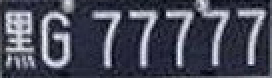
%> input picture Ⅰ类文件分割/I类/黑G77777.jpg, 136 x 39 px (shown 2 times larger)
$ octave heiG77777.m   (GNU Octave 9; MATLAB toolbox functions it lacks are replaced by stand-ins)
%> lines starting %> are read from the running program, lines starting %| are printed output that depends on the picture; in (x1, y1, x2, y2) boxes, pixels count from 0 and x2, y2 are one past the last pixel; in counts of white or black regions, pixels touching at a corner belong together; the program's own positions count from 1
%%
clear;
close all;
clc;

%% 读取图像
img = imread('黑G77777.jpg');
%> img is the input picture: size 39x136x3 uint8; mean R, G, B 73.1, 75.4, 90.3
subplot(3,3, 1);
imshow(img);
title('车牌图像');

%% 灰度处理
img1 = rgb2gray(img);    % RGB图像转灰度图像
subplot(3,3,2);
imshow(img1);
title('灰度图像');
subplot(3,3,3);
imhist(img1);
title('灰度处理后的灰度直方图');

%% 边缘提取
img4 = edge(img1, 'roberts', 0.15, 'both');
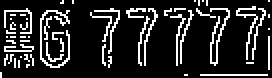
%> img4: size 39x136 logical (shown 2 times larger); 15.6% white in thin lines or dots
subplot(3,3,4);
imshow(img4);
title('roberts算子边缘检测');

%% 平滑图像，图像膨胀
se = strel('rectangle', [50,30]);
img5 = imclose(img4, se);
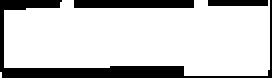
%> img5: size 39x136 logical (shown 2 times larger); 79.2% white; 3 black regions, box (x1, y1, x2, y2) and area: (0, 0, 136, 39) 771, (37, 0, 97, 4) 240, (104, 0, 134, 3) 90
subplot(3,3,5);
imshow(img5);
title('平滑图像的轮廓');

%% 从图像中删除所有少于2200像素8邻接
img6 = bwareaopen(img5, 2200);
%> img6: size 39x136 logical; 79.2% white; 3 black regions, box (x1, y1, x2, y2) and area: (0, 0, 136, 39) 774, (37, 0, 97, 4) 240, (104, 0, 134, 3) 90
subplot(3,3,6);
imshow(img6);
title('从图像中移除小对象');

%% 切割出图像
[y, x, z] = size(img6);
%> y = 39; x = 136; z = 1
img7 = double(img6);    % 转成双精度浮点型

% 车牌的蓝色区域
% Y方向
blue_Y = zeros(y, 1);
for i = 1:y
    for j = 1:x
        if(img7(i, j) == 1) % 判断车牌位置区域
            blue_Y(i, 1) = blue_Y(i, 1) + 1;    % 像素点统计
        end
    end
end
%> after the loop, blue_Y = 39 values, max 133 at index 6, min 0 at index 39, mean 107.7

% 找到Y坐标的最小值
img_Y1 = 1;
while (blue_Y(img_Y1) < 5) && (img_Y1 < y)
    img_Y1 = img_Y1 + 1;
end
%> this loop made 0 passes
%> after the loop, img_Y1 = 1

% 找到Y坐标的最大值
img_Y2 = y;
%> img_Y2 = 39
while (blue_Y(img_Y2) < 5) && (img_Y2 > img_Y1)
    img_Y2 = img_Y2 - 1;
end
%> this loop made 1 pass
%> img_Y2 on pass 1: 38

% x方向
blue_X = zeros(1, x);
for j = 1:x
    for i = 1:y
        if(img7(i, j) == 1) % 判断车牌位置区域
            blue_X(1, j) = blue_X(1, j) + 1;
        end
    end
end
%> after the loop, blue_X = 136 values, max 38 at index 98, min 0 at index 1, mean 30.88

% 找到x坐标的最小值
img_X1 = 1;
while (blue_X(1, img_X1) < 5) && (img_X1 < x)
    img_X1 = img_X1 + 1;
end
%> this loop made 2 passes
%> img_X1 on passes 1 to 2: 2, 3

% 找到x坐标的最小值
img_X2 = x;
%> img_X2 = 136
while (blue_X(1, img_X2) < 5) && (img_X2 > img_X1)
    img_X2 = img_X2 - 1;
end
%> this loop made 1 pass
%> img_X2 on pass 1: 135

% 对图像进行裁剪
img8 = img(img_Y1:img_Y2, img_X1:img_X2, :);
subplot(3,3,7);
imshow(img8);
title('定位剪切后的彩色车牌图像')
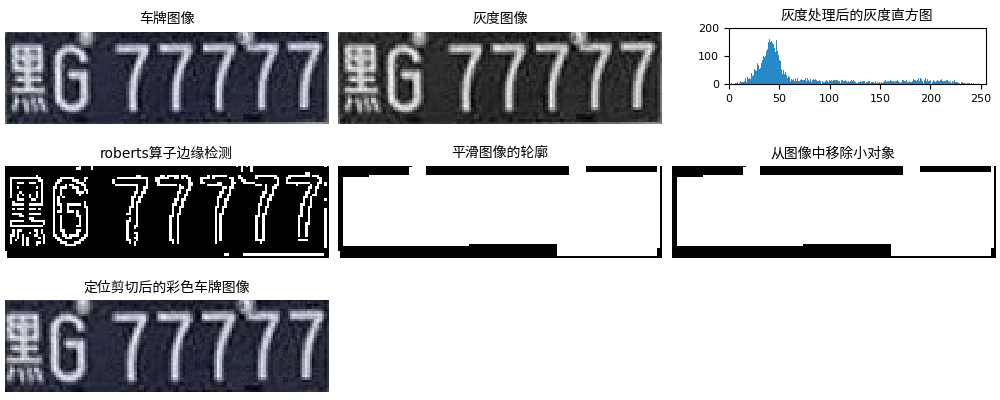
%> figure redrawn from the program's plot data, 7 panels

% 保存提取出来的车牌图像
imwrite(img8, '车牌图像.jpg');

%% 对车牌图像作图像预处理
plate_img = imread('车牌图像.jpg');
plate_img=img8;

% 转换成灰度图像
plate_img1 = rgb2gray(plate_img);    % RGB图像转灰度图像
figure;
subplot(3, 3, 1);
imshow(plate_img1);
title('灰度图像');
subplot(3, 3, 2);
imhist(plate_img1);
title('灰度处理后的灰度直方图');

%将图像锐化
Ig2=double(plate_img1);
w=fspecial('laplacian',0);
g1=imfilter(plate_img1,w,'replicate');
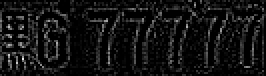
%> g1: size 38x133 uint8 (shown 2 times larger); min 0, max 238, mean 18.5
plate_img1=plate_img1-3*g1;
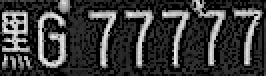
%> plate_img1: size 38x133 uint8 (shown 2 times larger); min 0, max 253, mean 56.8
subplot(3,3,3);
imshow(plate_img1);
title('锐化图');


% 直方图均衡化
plate_img2 = histeq(plate_img1);
subplot(3,3,4);
imshow(plate_img2);
title('直方图均衡化的图像');
subplot(3,3,5);
imhist(plate_img2);
title('直方图');

%除去椒盐噪声
plate_img2 = medfilt2(plate_img2);
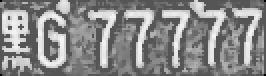
%> plate_img2: size 38x133 uint8 (shown 2 times larger); min 0, max 247, mean 137.2
subplot(3,3,6);
imshow(plate_img2);
title('除去椒盐噪声');

% 二值化处理
plate_img3 = im2bw(plate_img2, 0.7);
%> plate_img3: size 38x133 logical; 25.6% white; 13 white regions (4 under 20 px), largest, box (x1, y1, x2, y2) and area: (19, 6, 33, 34) 227, (1, 5, 15, 27) 210, (95, 0, 113, 33) 168
subplot(3,3,7);
imshow(plate_img3);
title('车牌二值图像');
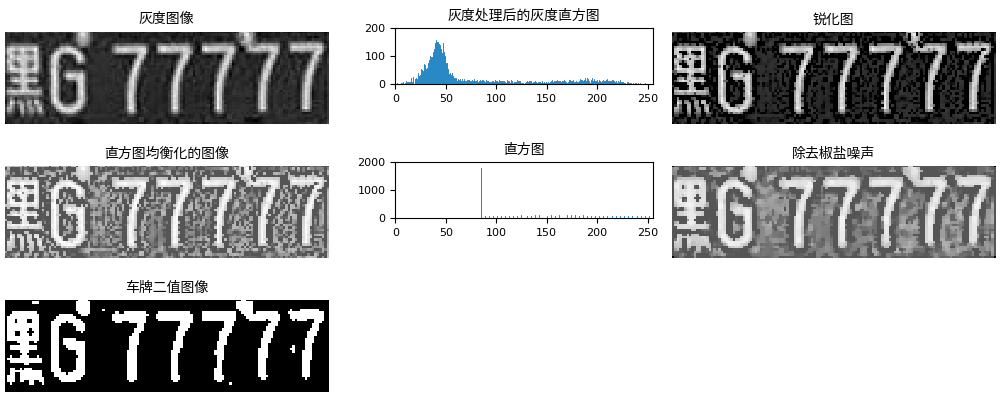
%> figure redrawn from the program's plot data, 7 panels

% [5 lines of commented-out code are left out]

%% 进行字符分割
%> (the run ends here)

$ run again, with Ⅰ类文件分割/I类/京V02633.jpg copied over Ⅰ类文件分割/I类/黑G77777.jpg
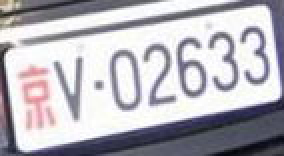
%> input picture Ⅰ类文件分割/I类/京V02633.jpg, 142 x 78 px (shown 2 times larger)
%> img is the input picture: size 78x142x3 uint8; mean R, G, B 182.2, 179.9, 186.9
%> `img4 = edge(img1, 'roberts', 0.15, 'both');`:
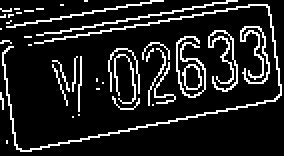
%> img4: size 78x142 logical (shown 2 times larger); 12.8% white in thin lines or dots
%> img5: size 78x142 logical; 77.4% white; 4 black regions, box (x1, y1, x2, y2) and area: (0, 0, 142, 78) 2294, (0, 0, 42, 4) 144, (44, 0, 75, 1) 31, (82, 0, 113, 1) 31
%> after the loop `for i = 1:y`: blue_Y = 78 values, max 141 at index 43, min 0 at index 77, mean 109.9
%> after the loop `while (blue_Y(img_Y1) < 5) && (img_Y1 < y)`: img_Y1 = 1
%> the loop `while (blue_Y(img_Y2) < 5) && (img_Y2 > img_Y1)` made 2 passes
%> img_Y2 on passes 1 to 2: 77, 76
%> after the loop `for j = 1:x`: blue_X = 142 values, max 72 at index 11, min 0 at index 142, mean 60.39
%> after the loop `while (blue_X(1, img_X1) < 5) && (img_X1 < x)`: img_X1 = 1
%> the loop `while (blue_X(1, img_X2) < 5) && (img_X2 > img_X1)` made 1 pass
%> img_X2 on pass 1: 141
%> `plate_img3 = im2bw(plate_img2, 0.7);`:
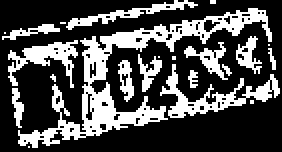
%> plate_img3: size 76x141 logical (shown 2 times larger); 30.2% white; 22 white regions (10 under 20 px), largest, box (x1, y1, x2, y2) and area: (9, 4, 136, 74) 1574, (80, 32, 140, 59) 444, (4, 20, 39, 44) 308
